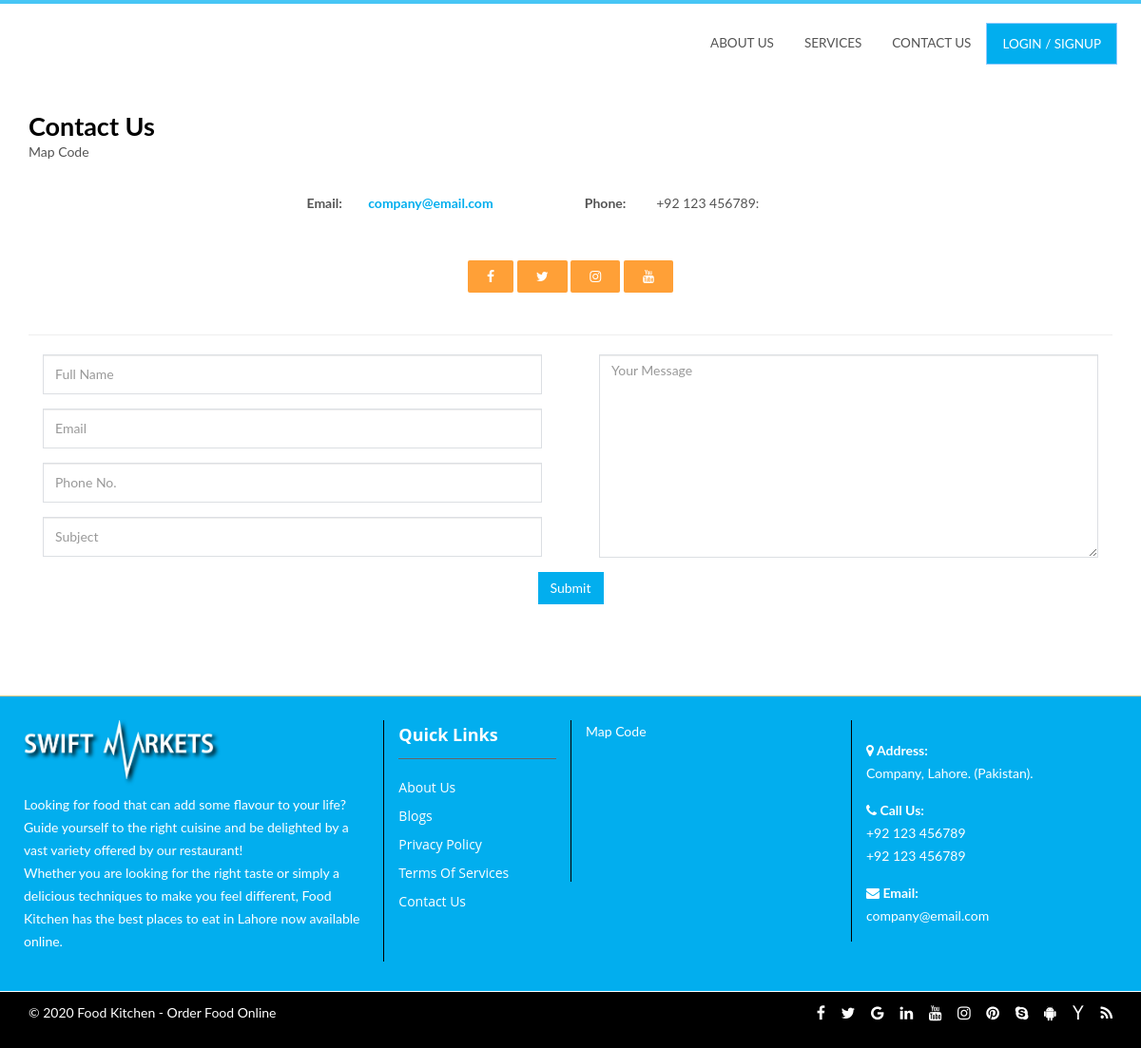
The page /contact.php on the database its author committed.
### tables this page shows
CREATE TABLE IF NOT EXISTS `contact` (
  `id` int(11) NOT NULL AUTO_INCREMENT,
  `sitename` text,
  `logo` text,
  `phone` text,
  `email` text,
  `address` text,
  `gmaps` text,
  `cover` text,
  `post` text,
  `fpost` text,
  `facebook` text,
  `twitter` text,
  `insta` text,
  `youtube` text,
  PRIMARY KEY (`id`)
);

CREATE TABLE IF NOT EXISTS `pages` (
  `id` int(11) NOT NULL AUTO_INCREMENT,
  `name` text NOT NULL,
  `slug` varchar(90) NOT NULL,
  `icon` text,
  `metak` text,
  `metad` text,
  `cover` text,
  `post` text,
  `res` int(11) NOT NULL DEFAULT '0',
  `ordr` int(11) NOT NULL,
  `foot` int(11) NOT NULL DEFAULT '0',
  `hide` int(11) NOT NULL DEFAULT '0',
  PRIMARY KEY (`id`),
  UNIQUE KEY `slug` (`slug`)
);

### contact.php (the view, shortened to what this page needs)
<!DOCTYPE html>
<html lang="en">
<head>
<?php include 'include/head.php'; ?>
</head>
<body class="body-wrapper">
  <div class="main_wrapper">
  <?php include 'include/header.php'; ?>
  <br>
     <div class="container pbg">
      <div class=" " >
          <h1>Contact Us</h1>
         </div>
    <div class="row" class="pbg">
              <div class="col-md-12">
                  <div class="googlemap">
                    <div>
           <?php echo $gmaps ?>
     </div>
                     </div>
                 </div>
             </div>
    <div class="row" class="pbg">
              <div class="col-md-3">
              </div>
              <div class="col-md-6">
                  <div class="">
                        <table class="" style="width: 100%">
                            <tbody>
                                <tr>
                                    <td>
                                       <b> Email:   </b>
                                    </td>
                                    <td>
                                        <a href="mailto:<?php echo $sitemail ?>"><?php echo $sitemail ?></a>
                                    </td>
                                    <td>
                                        <b> Phone: </b>
                                    </td>
                                    <td>
                                        <?php echo $sitephone ?>:
                                    </td>
                                </tr>
                                <tr>
                                    <td colspan="4" class="text-center">
                                        <br>
                                        <br>
                                        <a href="<?php echo $facebook ?>"><i class="fa fa-facebook facont"></i></a>
                                        <a href="<?php echo $twitter ?>"><i class="fa fa-twitter facont"></i></a>
                                        <a href="<?php echo $insta ?>"><i class="fa fa-instagram facont"></i></a>
                                        <a href="<?php echo $youtube ?>"><i class="fa fa-youtube facont"></i></a>
                                        <br>
                                        <br>
                                    </td>
                                </tr>
                            </tbody>
                        </table>
                     </div>
                 </div>
             </div>
             <hr>
     <div class="row ">
      <div class="col-md-12">
             <div class="row">
        <div class="card">
            <div class="card-body">
                 <form action="" method="post">
                         <div class="form-row">
                            <div class="col-md-6">
                         <div class="form-row">
                             <div class="form-group col-md-12">
                               <input id="Full Name" name="name" placeholder="Full Name" class="form-control" type="text">
                             </div>
                             <div class="form-group col-md-12">
                               <input type="email" name="email" class="form-control" id="inputEmail4" placeholder="Email">
                             </div>
                           </div>
                         <div class="form-row">
                             <div class="form-group col-md-12">
                                 <input id="Phone No." name="phone" placeholder="Phone No." class="form-control" required type="text">
                             </div>
                             <div class="form-group col-md-12">
                                 <input id="Subject" name="subject" placeholder="Subject" class="form-control" required type="text">
                             </div>
                         </div>
                     </div>
                         <div class="col-md-6">
                             <div class="form-group col-md-12">
                                       <textarea id="comment" name="msg" cols="40" rows="10" placeholder="Your Message"class="form-control"></textarea>
                             </div>
                         </div>
                         <div class="col-md-12">
                            <center>
                             <button name="submit" type="submit" class="btn bgcolor">Submit</button>
                         </center>
                         </div>
                     </form>
                 </div>
            </div>
        </div>
             </div>
    </div>
         <div class="clearfix">&nbsp;</div>
     </div>
     </div>
    <?php include 'include/footer.php'; ?>
</div>
</body>
</html>

### include/footer.php (shortened to what this page needs)
<div id="contact">
<br>
<br>
<br>
  <footer class="footer-v1">
  <div class="menuFooter clearfix" style="background: #02aeee">
    <div class="">
      <div class="row clearfix" style="margin-right: 0px;    margin-left: 0px;    padding: 10px;">
    <div class="col-sm-4">
          <p><img src="images/logow.png" alt="" class="fimg"/></p>
          <p><?php echo $fpost ;?></p>
        </div>
        <div class="col-sm-2 col-xs-12 borderLeft">
          <h5>Quick Links</h5>
          <ul class="menuLink">
          <?php
          $rows =mysqli_query($con,"SELECT name,slug,res FROM pages where foot=1  ORDER BY ordr" ) or die(mysqli_error($con));
            while($row=mysqli_fetch_array($rows)){
              $slug = $row['slug'];
              $name = $row['name'];
              ?>
            <li <?php if($slug=='videos') echo ' style="display:none;" ' ; ?> ><a href="<?php echo $slug ?>"><?php echo $name ?></a></li>
                    <?php } ?>
          </ul>
          <br>
          <br>
        </div>
        <div class="col-sm-3 col-xs-6 borderLeft">
          <div class="">
           <?php echo $gmaps ?>
          </div>
        </div>
        <div class="col-sm-3 col-xs-6 borderLeft">
          <div class="footer-address">
           <p>
                            <strong><i class="fa fa-map-marker"></i> Address:</strong> <br>
                            <?php echo $siteaddress ?>
              </p>
                        <p>
                          <strong><i class="fa fa-phone"></i> Call Us:</strong> <br>
                            <?php echo $sitephone ?> <br>
                            <?php echo $sitephone ?>
                        </p>
                        <p>
                          <strong><i class="fa fa-envelope"></i> Email:</strong> <br>
                            <?php echo $sitemail ?>
                        </p>
          </div>
        </div>
      </div>
    </div>
  </div>
  <div class="footer clearfix" style="background: #000; color: #fff " >
    <div class="container">
      <div class="row clearfix">
        <div class="col-sm-6 col-xs-12 ">
          <p>© 2020 <?php echo $sitename ?> </p>
        </div>
        <div class="col-sm-6 col-xs-12 privacy_policy">
           <a href="#" class="fa fa-facebook"></a>
<a href="#" class="fa fa-twitter"></a>
<a href="#" class="fa fa-google"></a>
<a href="#" class="fa fa-linkedin"></a>
<a href="#" class="fa fa-youtube"></a>
<a href="#" class="fa fa-instagram"></a>
<a href="#" class="fa fa-pinterest"></a>
<a href="#" class="fa fa-skype"></a>
<a href="#" class="fa fa-android"></a>
<a href="#" class="fa fa-yahoo"></a>
<a href="#" class="fa fa-rss"></a>
        </div>
      </div>
    </div>
  </div>
</footer>

### css/default.css (style rules this page uses)
a, a:hover, .header .navbar-default .navbar-nav li a:hover, .header .navbar-default .navbar-nav .active a, .header .navbar-default .navbar-nav .active a:hover, .header .navbar-default .navbar-nav .active a:focus, .header .navbar-nav li.open .dropdown-menu li a:hover, .header .navbar-nav li.open .dropdown-menu li a:focus, .header .navbar-nav li.dropdown .dropdown-menu li a:hover, .header .navbar-nav li.dropdown .dropdown-menu li a:focus, .header .navbar-nav li.open .dropdown-menu li.active a, .header .navbar-nav li.dropdown .dropdown-menu li.active a, .courses_right_inner td ul li.active a, .courses_right_inner td a:hover, .courses_left_inner ul li a:hover, .courses_left_inner ul li a:focus, .courses_left_inner ul li.active a, .item_inner a.fees, .sidebar_item.admission .item_inner.program ul li a:hover, .sidebar_item.admission .item_inner.program ul li.active a, .item_inner.question a, .fc-center h2, .fc-event-container a.more, ul.contact_info li .fa, ul.contact_info li a:hover, .error-content a, li.language.dropdown ul.dropdown-menu li.active a, li.language.dropdown ul.dropdown-menu li a:hover { color: #105d05 }

### css/custom.css (style rules this page uses)
html { scroll-behavior: smooth; }
body { font-family: "Lato",sans-serif; }
h1, h2, h3, h4 { font-family: "Lato",sans-serif; font-weight: 700; color: #000000; margin: 0; }
.bgcolor { background: #02aeee; }
a { color: #02aeee; }
.btn { color:#fff; }
a, a:hover, .header .navbar-default .navbar-nav li a:hover, .header .navbar-default .navbar-nav .active a, .header .navbar-default .navbar-nav .active a:hover, .header .navbar-default .navbar-nav .active a:focus, .header .navbar-nav li.open .dropdown-menu li a:hover, .header .navbar-nav li.open .dropdown-menu li a:focus, .header .navbar-nav li.dropdown .dropdown-menu li a:hover, .header .navbar-nav li.dropdown .dropdown-menu li a:focus, .header .navbar-nav li.open .dropdown-menu li.active a, .header .navbar-nav li.dropdown .dropdown-menu li.active a, .courses_right_inner td ul li.active a, .courses_right_inner td a:hover, .courses_left_inner ul li a:hover, .courses_left_inner ul li a:focus, .courses_left_inner ul li.active a, .item_inner a.fees, .sidebar_item.admission .item_inner.program ul li a:hover, .sidebar_item.admission .item_inner.program ul li.active a, .item_inner.question a, .fc-center h2, .fc-event-container a.more, ul.contact_info li .fa, ul.contact_info li a:hover, .error-content a, li.language.dropdown ul.dropdown-menu li.active a, li.language.dropdown ul.dropdown-menu li a:hover { color: #02aeee; }
.card { background: #fff }
.fimg { width: 200px; filter: drop-shadow(3px 3px 2px black); }

### contact.php (style rules this page uses)
.facont { background:#ffa037; padding: 10px 20px; border-radius: 2px; color: #fff; }

### include/header.php (style rules this page uses)
td { vertical-align: middle !important; font-size: 14px }

### include/footer.php (style rules this page uses)
.privacy_policy a { display: inline-block; font-size: 16px; border-right: none; padding-right: 10px; line-height: 25px; color: #fff; }

### rows shown on the page
contact: gmaps "Map Code", email "company@email.com", phone "+92 123 456789", fpost "Looking for food that can add some flavour to your life? Guide yourself to the right cuisine and be delighted by a vast variety offered by our restaurant! Whether you are looking for the right taste or simply a delicious techniques to make you feel different, Food Kitchen has the best places to eat in Lahore now available online.", address "Company, Lahore. (Pakistan).", sitename "Food Kitchen - Order Food Online"
pages: name "About Us"
pages: name "Blogs"
pages: name "Privacy Policy"
pages: name "Terms Of Services"
pages: name "Contact Us"
